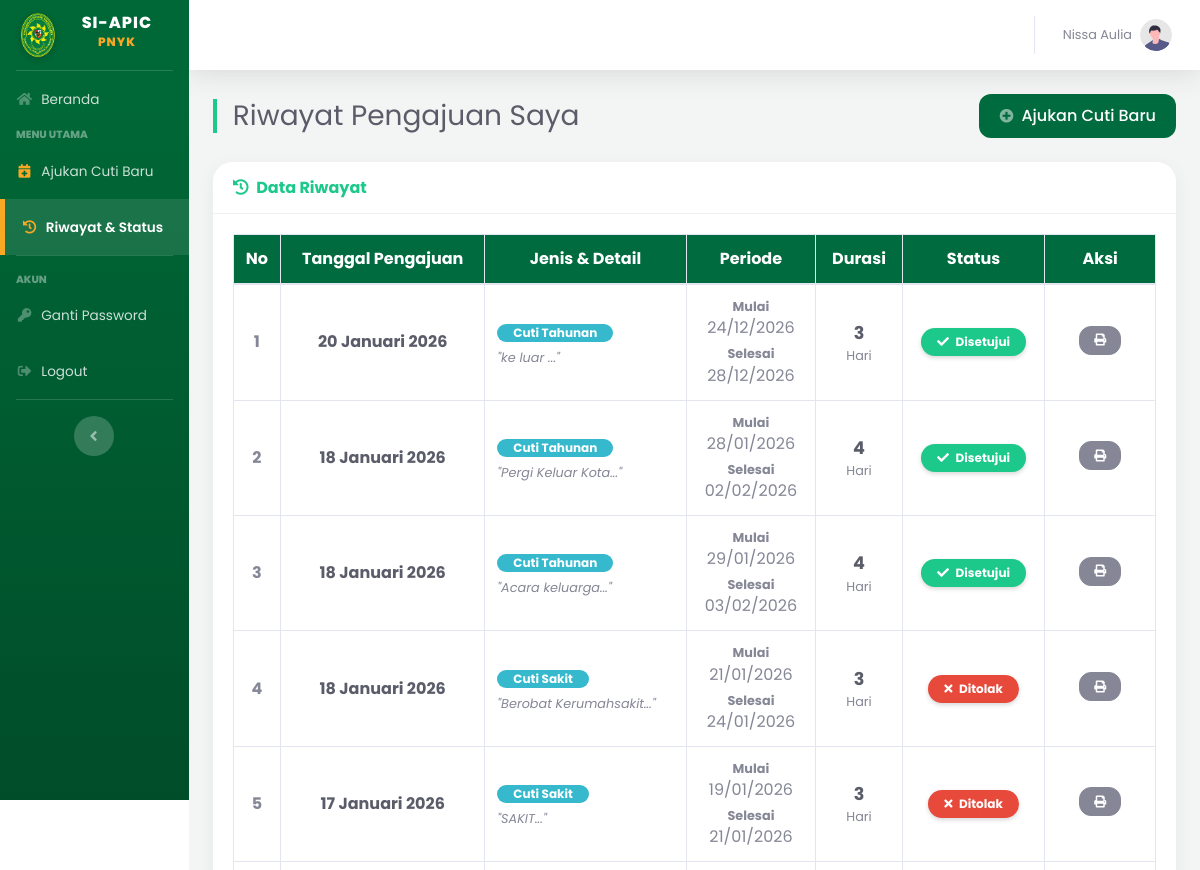
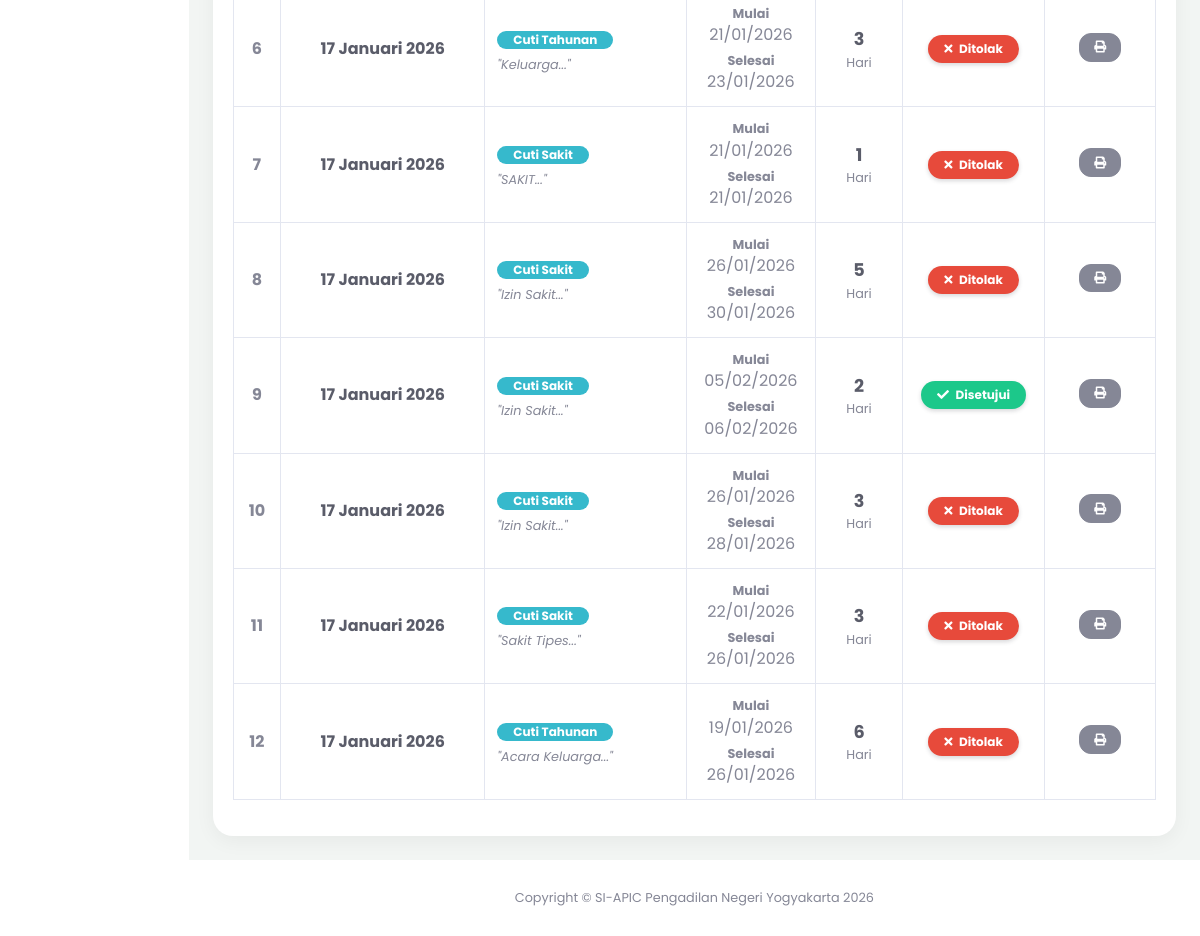
The page /index.php?page=riwayat_cuti (signed in) on the database as committed earlier (2 pictures, top to bottom).
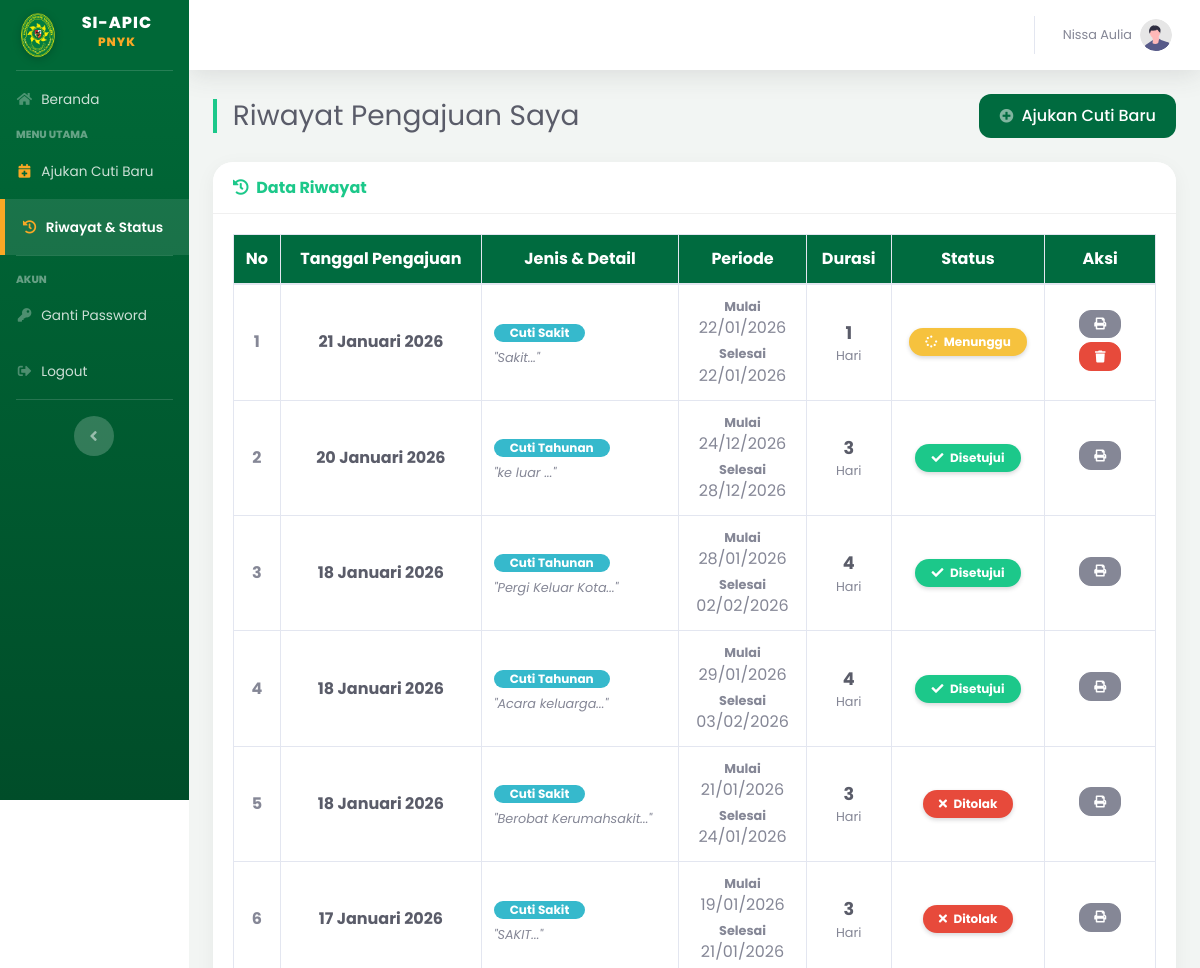
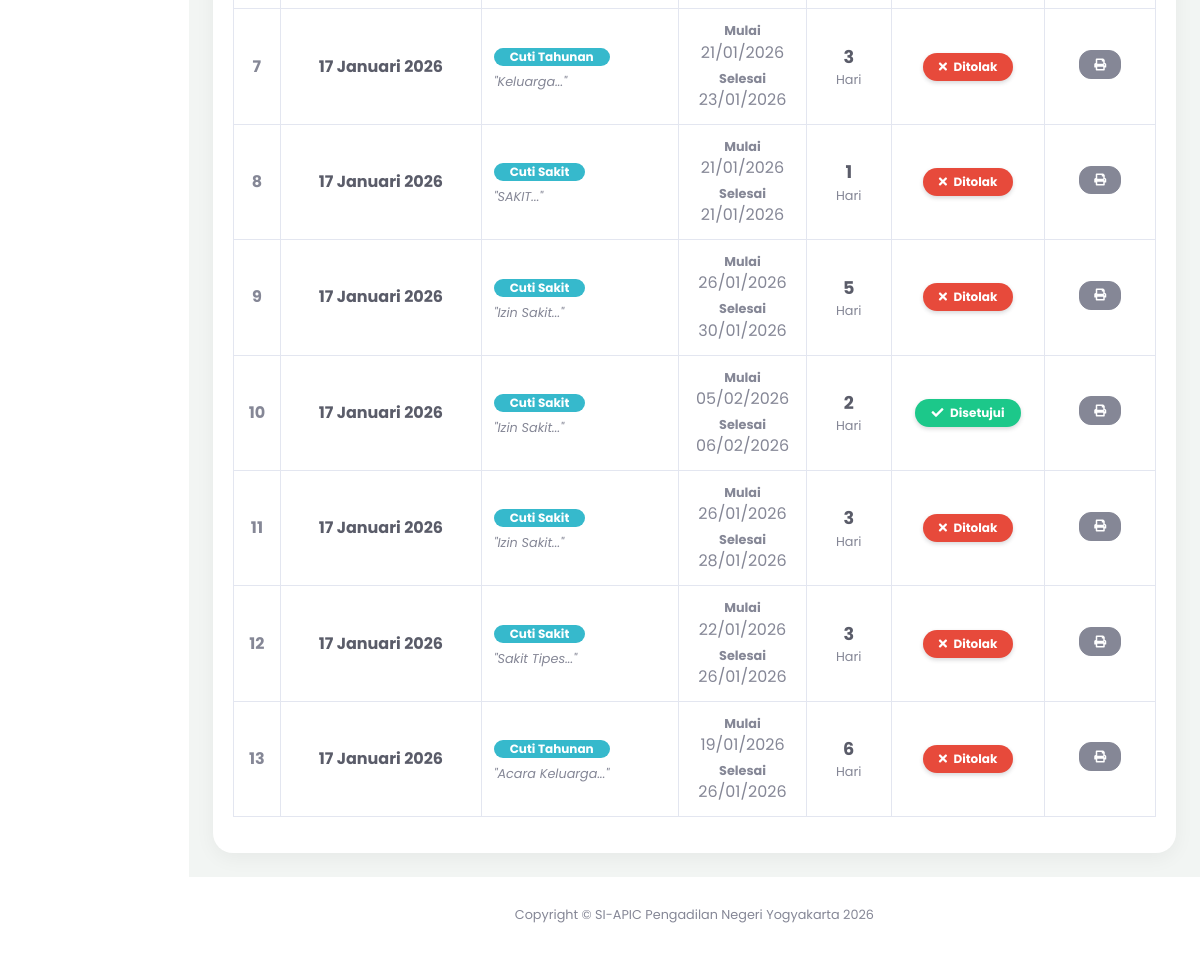
The same page on the database as committed later (2 pictures, top to bottom).
### tables this page shows
CREATE TABLE `pengajuan_cuti` (
  `id_pengajuan` int(11) NOT NULL,
  `id_user` int(11) NOT NULL,
  `id_atasan` int(11) DEFAULT NULL,
  `id_jenis` int(11) NOT NULL,
  `nomor_surat` varchar(100) DEFAULT NULL,
  `tgl_pengajuan` date NOT NULL,
  `tgl_mulai` date NOT NULL,
  `tgl_selesai` date NOT NULL,
  `lama_hari` int(11) NOT NULL,
  `alasan` text NOT NULL,
  `alamat_cuti` text NOT NULL,
  `status` enum('Diajukan','Disetujui','Ditolak','Dibatalkan') DEFAULT 'Diajukan',
  `catatan_admin` text DEFAULT NULL,
  `created_at` timestamp NOT NULL DEFAULT current_timestamp()
);

CREATE TABLE `jenis_cuti` (
  `id_jenis` int(11) NOT NULL,
  `nama_jenis` varchar(50) NOT NULL
);

### pages/user/riwayat_cuti.php (the view, shortened to what the changed rows need)
<?php
if (!function_exists('tgl_indo')) {
    function tgl_indo($tanggal){
        $bulan = array (
            1 => 'Januari', 'Februari', 'Maret', 'April', 'Mei', 'Juni',
            'Juli', 'Agustus', 'September', 'Oktober', 'November', 'Desember'
        );
        $pecahkan = explode('-', $tanggal);
        return $pecahkan[2] . ' ' . $bulan[ (int)$pecahkan[1] ] . ' ' . $pecahkan[0];
    }
}
?>
<div class="d-sm-flex align-items-center justify-content-between mb-4">
    <h1 class="h3 mb-0 text-gray-800 border-left-success pl-3">Riwayat Pengajuan Saya</h1>
</div>
<div class="card shadow mb-4">
    <div class="card-body">
        <div class="table-responsive">
            <table class="table table-hover table-bordered table-align-middle" id="dataTable" width="100%" cellspacing="0">
                <thead class="bg-custom-green">
                    <tr class="text-center">
                        <th width="5%">No</th>
                        <th>Tanggal Pengajuan</th>
                        <th>Jenis & Detail</th>
                        <th>Periode</th>
                        <th>Durasi</th>
                        <th>Status</th>
                        <th width="12%">Aksi</th>
                    </tr>
                </thead>
                <tbody>
                    <?php
                    $id_user = $_SESSION['id_user'];
                    $query = mysqli_query($koneksi, "SELECT * FROM pengajuan_cuti
                                                     JOIN jenis_cuti ON pengajuan_cuti.id_jenis = jenis_cuti.id_jenis
                                                     WHERE pengajuan_cuti.id_user='$id_user'
                                                     ORDER BY id_pengajuan DESC");
                    $no = 1;
                    $cek_data = mysqli_num_rows($query);
                    if($cek_data > 0) {
                        while($data = mysqli_fetch_array($query)){
                            $status = strtolower($data['status']);
                    ?>
                    <tr>
                        <td class="text-center font-weight-bold"><?php echo $no++; ?></td>
                        <td class="text-center">
                            <span class="text-dark font-weight-bold"><?php echo tgl_indo($data['tgl_pengajuan']); ?></span>
                        </td>
                        <td>
                            <span class="badge badge-info badge-pill px-3 mb-1">
                                <?php echo $data['nama_jenis']; ?>
                            </span>
                            <div class="small text-muted mt-1" style="line-height: 1.2;">
                                <em>"<?php echo substr($data['alasan'], 0, 30); ?>..."</em>
                            </div>
                        </td>
                        <td class="text-center">
                            <div class="small font-weight-bold text-gray-600">Mulai</div>
                            <div><?php echo date('d/m/Y', strtotime($data['tgl_mulai'])); ?></div>
                            <div class="small font-weight-bold text-gray-600 mt-1">Selesai</div>
                            <div><?php echo date('d/m/Y', strtotime($data['tgl_selesai'])); ?></div>
                        </td>
                        <td class="text-center">
                            <span class="font-weight-bold text-dark" style="font-size: 1.1em;"><?php echo $data['lama_hari']; ?></span>
                            <span class="small text-muted d-block">Hari</span>
                        </td>
                        <td class="text-center">
                            <?php
                            if($status == 'diajukan' || $status == 'menunggu'){
                                echo '<span class="badge badge-warning badge-pill px-3 py-2 shadow-sm"><i class="fas fa-spinner fa-spin mr-1"></i> Menunggu</span>';
                            } else if($status == 'disetujui'){
                                echo '<span class="badge badge-success badge-pill px-3 py-2 shadow-sm"><i class="fas fa-check mr-1"></i> Disetujui</span>';
                            } else if($status == 'ditolak'){
                                echo '<span class="badge badge-danger badge-pill px-3 py-2 shadow-sm"><i class="fas fa-times mr-1"></i> Ditolak</span>';
                            }
                            ?>
                        </td>
                        <td class="text-center">
                            <a href="pages/user/cetak_cuti.php?id=<?php echo $data['id_pengajuan']; ?>"
                               target="_blank"
                               class="btn btn-secondary btn-sm btn-circle shadow-sm mb-1"
                               data-toggle="tooltip"
                               title="Cetak Surat">
                                <i class="fas fa-print"></i>
                            </a>
                            <?php if($status == 'diajukan' || $status == 'menunggu'): ?>
                                <a href="pages/user/hapus_cuti.php?id=<?php echo $data['id_pengajuan']; ?>"
                                   class="btn btn-danger btn-sm btn-circle btn-batal shadow-sm mb-1"
                                   data-toggle="tooltip"
                                   title="Batalkan Pengajuan">
                                    <i class="fas fa-trash"></i>
                                </a>
                            <?php endif; ?>
                        </td>
                    </tr>
                    <?php
                        }
                    }
                    ?>
                </tbody>
            </table>
        </div>
    </div>
</div>

Rows that differ between the two databases and show on the page:
added pengajuan_cuti: tgl_pengajuan "21 Januari 2026", id_jenis.nama_jenis "Cuti Sakit", alasan "Sakit", tgl_mulai "22/01/2026", tgl_selesai "22/01/2026", lama_hari "1", status "Diajukan" (drawn)
